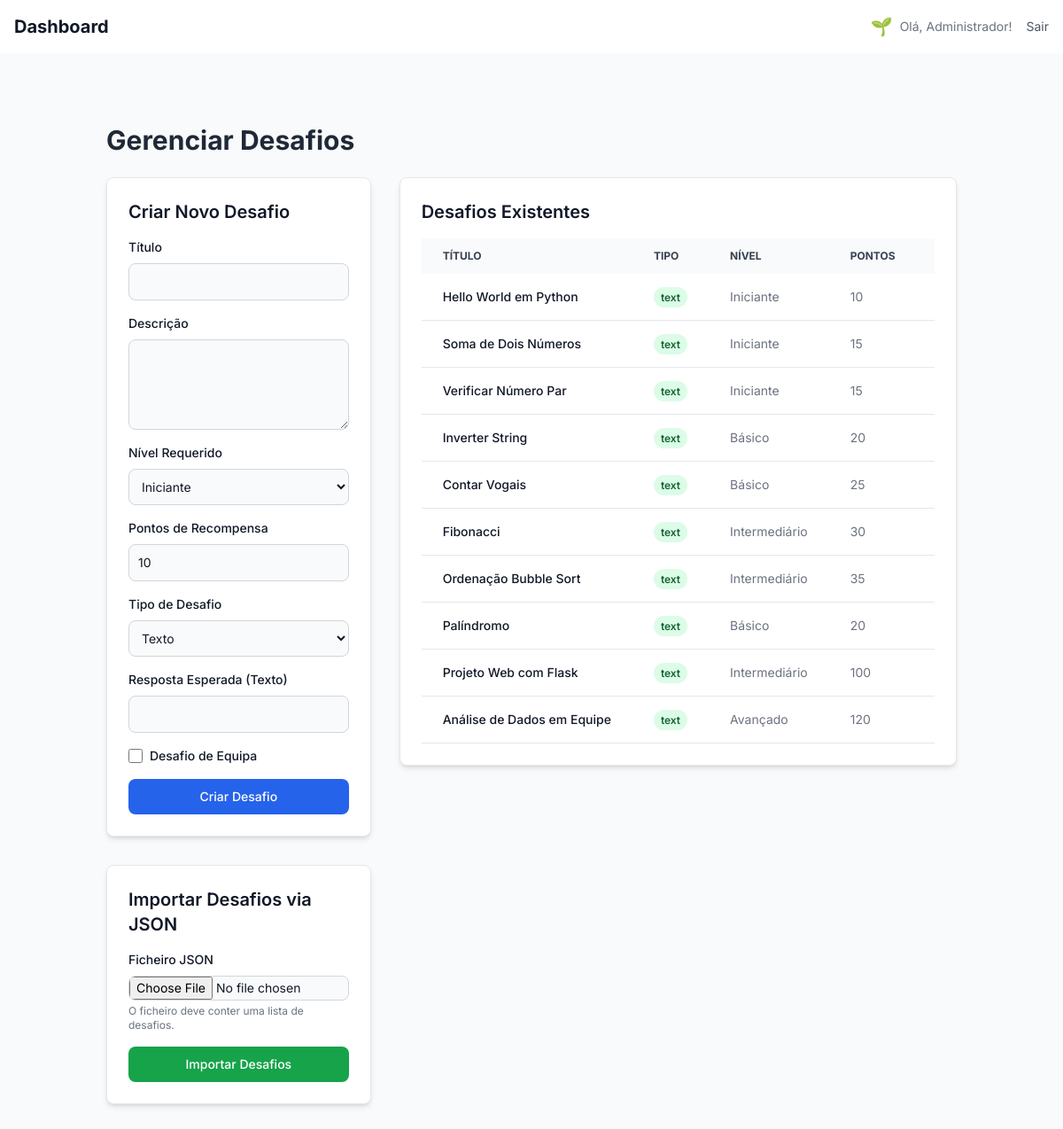
/admin/challenges (signed in), run on the app's committed database.
### app.py (models this page shows)
class Level(db.Model):
    id = db.Column(db.Integer, primary_key=True)
    name = db.Column(db.String(50), unique=True, nullable=False)
    min_points = db.Column(db.Integer, unique=True, nullable=False, index=True)
    insignia = db.Column(db.String(255), nullable=True)  # URL ou emoji

class User(UserMixin, db.Model):
    id = db.Column(db.Integer, primary_key=True)
    name = db.Column(db.String(100), nullable=False)
    email = db.Column(db.String(100), unique=True, nullable=False)
    password = db.Column(db.String(200), nullable=False)
    is_admin = db.Column(db.Boolean, default=False)
    phone = db.Column(db.String(20))
    registered_at = db.Column(db.DateTime, default=datetime.utcnow)
    last_login = db.Column(db.DateTime)
    points = db.Column(db.Integer, default=0)
    level_id = db.Column(db.Integer, db.ForeignKey('level.id'), nullable=True)
    level = db.relationship('Level', backref='users')
    team_id = db.Column(db.Integer, db.ForeignKey('team.id'), nullable=True)
    avatar_url = db.Column(db.String(255), nullable=True)

class Challenge(db.Model):
    id = db.Column(db.Integer, primary_key=True)
    title = db.Column(db.String(200), nullable=False)
    description = db.Column(db.Text, nullable=False)
    expected_answer = db.Column(db.String(500), nullable=False)
    points_reward = db.Column(db.Integer, default=10)
    level_required = db.Column(db.String(50), default='Iniciante')
    is_team_challenge = db.Column(db.Boolean, default=False)
    hint = db.Column(db.Text, nullable=True)
    hint_cost = db.Column(db.Integer, default=5)
    created_at = db.Column(db.DateTime, default=datetime.utcnow)
    challenge_type = db.Column(db.String(50), nullable=False, default='text')
    expected_output = db.Column(db.Text, nullable=True)

### app.py (the view, shortened to what this page needs)
@app.route('/admin/challenges', methods=['GET', 'POST'])
@login_required
def admin_challenges():
    if not current_user.is_admin:
        flash('Acesso negado.', 'error')
        return redirect(url_for('index'))
    form = BaseForm()
    challenges = Challenge.query.all()
    levels = Level.query.all()
    faqs = FAQ.query.all()
    challenge_to_edit = None
    return render_template('admin_challenges.html', challenges=challenges, levels=levels, faqs=faqs, challenge_to_edit=challenge_to_edit, form=form)

### app.py
class BaseForm(FlaskForm):
    csrf_token = HiddenField()

### app.py (called while the page is built)
@login_manager.user_loader
def load_user(user_id):
    return User.query.get(int(user_id))

@app.context_processor
def inject_user_gamification_data():
    if current_user.is_authenticated and current_user.level:
        return dict(user_level_insignia=current_user.level.insignia)
    return dict(user_level_insignia='')

@app.context_processor
def inject_gamification_progress():
    if not current_user.is_authenticated:
        return {}
    progress_data = {'percentage': 0, 'next_level_points': None}
    if current_user.level:
        current_level = current_user.level
        next_level = Level.query.filter(Level.min_points > current_level.min_points).order_by(Level.min_points.asc()).first()
        if next_level:
            points_for_level = next_level.min_points - current_level.min_points
            points_achieved = current_user.points - current_level.min_points
            progress_data['percentage'] = max(0, min(100, (points_achieved / points_for_level) * 100 if points_for_level > 0 else 100))
            progress_data['next_level_points'] = next_level.min_points
        else:
            progress_data['percentage'] = 100
    return dict(progress=progress_data)

### templates/admin_challenges.html (shortened to what this page needs)
{% extends "admin_base.html" %}
{% block content %}
<div class="container mx-auto px-4 py-8">
    <h1 class="text-3xl font-bold text-gray-800 dark:text-white mb-6">Gerenciar Desafios</h1>
    <div class="grid grid-cols-1 lg:grid-cols-3 gap-8">
        <div class="lg:col-span-1 space-y-8">
            <div class="bg-white dark:bg-gray-800 p-6 rounded-lg shadow-md border dark:border-gray-700">
                <h2 class="text-xl font-semibold mb-4 text-gray-900 dark:text-white">Criar Novo Desafio</h2>
                <form method="POST" action="{{ url_for('admin_challenges') }}" id="createChallengeForm">
                    <div class="mb-4">
                        <label for="title" class="block mb-2 text-sm font-medium text-gray-900 dark:text-gray-300">Título</label>
                        <input type="text" id="title" name="title" required class="bg-gray-50 border border-gray-300 text-gray-900 text-sm rounded-lg focus:ring-blue-500 focus:border-blue-500 block w-full p-2.5 dark:bg-gray-700 dark:border-gray-600 dark:placeholder-gray-400 dark:text-white">
                    </div>
                    <div class="mb-4">
                        <label for="description" class="block mb-2 text-sm font-medium text-gray-900 dark:text-gray-300">Descrição</label>
                        <textarea id="description" name="description" rows="4" required class="bg-gray-50 border border-gray-300 text-gray-900 text-sm rounded-lg focus:ring-blue-500 focus:border-blue-500 block w-full p-2.5 dark:bg-gray-700 dark:border-gray-600 dark:placeholder-gray-400 dark:text-white"></textarea>
                    </div>
                    <div class="mb-4">
                        <label for="level_required" class="block mb-2 text-sm font-medium text-gray-900 dark:text-gray-300">Nível Requerido</label>
                        <select id="level_required" name="level_required" class="bg-gray-50 border border-gray-300 text-gray-900 text-sm rounded-lg focus:ring-blue-500 focus:border-blue-500 block w-full p-2.5 dark:bg-gray-700 dark:border-gray-600 dark:text-white">
                            {% for level in levels %}
                            <option value="{{ level.name }}">{{ level.name }}</option>
                            {% endfor %}
                        </select>
                    </div>
                    <div class="mb-4">
                        <label for="points_reward" class="block mb-2 text-sm font-medium text-gray-900 dark:text-gray-300">Pontos de Recompensa</label>
                        <input type="number" id="points_reward" name="points_reward" value="10" required class="bg-gray-50 border border-gray-300 text-gray-900 text-sm rounded-lg focus:ring-blue-500 focus:border-blue-500 block w-full p-2.5 dark:bg-gray-700 dark:border-gray-600 dark:placeholder-gray-400 dark:text-white">
                    </div>
                    <div class="mb-4">
                        <label for="challenge_type" class="block mb-2 text-sm font-medium text-gray-900 dark:text-gray-300">Tipo de Desafio</label>
                        <select id="challenge_type" name="challenge_type" class="bg-gray-50 border border-gray-300 text-gray-900 text-sm rounded-lg focus:ring-blue-500 focus:border-blue-500 block w-full p-2.5 dark:bg-gray-700 dark:border-gray-600 dark:text-white">
                            <option value="text">Texto</option>
                        </select>
                    </div>
                    <div id="answer-text-group" class="mb-4">
                        <label for="expected_answer_text" class="block mb-2 text-sm font-medium text-gray-900 dark:text-gray-300">Resposta Esperada (Texto)</label>
                        <input type="text" id="expected_answer_text" name="expected_answer" class="bg-gray-50 border border-gray-300 text-gray-900 text-sm rounded-lg focus:ring-blue-500 focus:border-blue-500 block w-full p-2.5 dark:bg-gray-700 dark:border-gray-600 dark:placeholder-gray-400 dark:text-white">
                    </div>
                    <div class="flex items-center mb-4">
                        <input id="is_team_challenge" name="is_team_challenge" type="checkbox" class="w-4 h-4 text-blue-600 bg-gray-100 rounded border-gray-300 focus:ring-blue-500 dark:focus:ring-blue-600 dark:ring-offset-gray-800 focus:ring-2 dark:bg-gray-700 dark:border-gray-600">
                        <label for="is_team_challenge" class="ml-2 text-sm font-medium text-gray-900 dark:text-gray-300">Desafio de Equipa</label>
                    </div>
                    <button type="submit" class="w-full text-white bg-blue-600 hover:bg-blue-700 focus:ring-4 focus:outline-none focus:ring-blue-300 font-medium rounded-lg text-sm px-5 py-2.5 text-center dark:bg-blue-600 dark:hover:bg-blue-700 dark:focus:ring-blue-800">Criar Desafio</button>
                </form>
            </div>
            <div class="bg-white dark:bg-gray-800 p-6 rounded-lg shadow-md border dark:border-gray-700">
                <h2 class="text-xl font-semibold mb-4 text-gray-900 dark:text-white">Importar Desafios via JSON</h2>
                <form method="POST" action="{{ url_for('admin_challenges') }}" enctype="multipart/form-data">
                    <div class="mb-4">
                        <label for="challenge_file" class="block mb-2 text-sm font-medium text-gray-900 dark:text-gray-300">Ficheiro JSON</label>
                        <input type="file" name="challenge_file" id="challenge_file" required accept=".json" class="block w-full text-sm text-gray-900 bg-gray-50 rounded-lg border border-gray-300 cursor-pointer dark:text-gray-400 focus:outline-none dark:bg-gray-700 dark:border-gray-600 dark:placeholder-gray-400">
                        <p class="mt-1 text-xs text-gray-500 dark:text-gray-400">O ficheiro deve conter uma lista de desafios.</p>
                    </div>
                    <button type="submit" class="w-full text-white bg-green-600 hover:bg-green-700 focus:ring-4 focus:outline-none focus:ring-green-300 font-medium rounded-lg text-sm px-5 py-2.5 text-center dark:bg-green-600 dark:hover:bg-green-700 dark:focus:ring-green-800">Importar Desafios</button>
                </form>
            </div>
        </div>
        <div class="lg:col-span-2">
             <div class="bg-white dark:bg-gray-800 p-6 rounded-lg shadow-md border dark:border-gray-700">
                <h2 class="text-xl font-semibold mb-4 text-gray-900 dark:text-white">Desafios Existentes</h2>
                <div class="overflow-x-auto relative">
                    <table class="w-full text-sm text-left text-gray-500 dark:text-gray-400">
                        <thead class="text-xs text-gray-700 uppercase bg-gray-50 dark:bg-gray-700 dark:text-gray-400">
                            <tr>
                                <th scope="col" class="py-3 px-6">Título</th>
                                <th scope="col" class="py-3 px-6">Tipo</th>
                                <th scope="col" class="py-3 px-6">Nível</th>
                                <th scope="col" class="py-3 px-6">Pontos</th>
                                <th scope="col" class="py-3 px-6">Ações</th>
                            </tr>
                        </thead>
                        <tbody>
                            {% for challenge in challenges %}
                            <tr class="bg-white border-b dark:bg-gray-800 dark:border-gray-700 hover:bg-gray-50 dark:hover:bg-gray-600">
                                <td class="py-4 px-6 font-medium text-gray-900 whitespace-nowrap dark:text-white">{{ challenge.title }}</td>
                                <td class="py-4 px-6">
                                    <span class="px-2 py-1 text-xs font-semibold rounded-full {{ 'bg-blue-100 text-blue-800 dark:bg-blue-900 dark:text-blue-300' if challenge.challenge_type == 'code' else 'bg-green-100 text-green-800 dark:bg-green-900 dark:text-green-300' }}">
                                        {{ challenge.challenge_type }}
                                    </span>
                                </td>
                                <td class="py-4 px-6">{{ challenge.level_required }}</td>
                                <td class="py-4 px-6">{{ challenge.points_reward }}</td>
                                <td class="py-4 px-6">
                                </td>
                            </tr>
                            {% else %}
                            <tr>
                                <td colspan="5" class="py-4 px-6 text-center text-gray-500">Nenhum desafio criado ainda.</td>
                            </tr>
                            {% endfor %}
                        </tbody>
                    </table>
                </div>
            </div>
        </div>
    </div>
</div>
{% endblock %}

### templates/admin_base.html (shortened to what this page needs)
<!DOCTYPE html>
<html lang="pt-BR">
<head>
    <script src="https://cdn.tailwindcss.com"></script>
    <link href="{{ url_for('static', filename='styles.css') }}" rel="stylesheet">
    <link rel="stylesheet" href="https://cdnjs.cloudflare.com/ajax/libs/font-awesome/6.4.2/css/all.min.css">
</head>
<body class="bg-gray-100 dark:bg-gray-900 text-gray-900 dark:text-gray-100 flex min-h-screen">
    <div class="flex-1 flex flex-col">
        <header class="bg-white dark:bg-gray-800 shadow-sm p-4 flex justify-between items-center">
            <h1 class="text-xl font-bold text-gray-900 dark:text-gray-100">{% block page_title %}Dashboard{% endblock %}
            </h1>
            <div class="flex items-center space-x-4">
                <span class="text-sm text-gray-500 dark:text-gray-400 flex items-center">
                    {% if current_user.is_authenticated and current_user.level and current_user.level.insignia %}
                    {% if 'cloudinary' in current_user.level.insignia %}
                    <img src="{{ current_user.level.insignia }}" alt="{{ current_user.level.name }}"
                        class="w-6 h-6 rounded-full object-cover mr-2">
                    {% else %}
                    <span class="text-xl mr-2">{{ current_user.level.insignia }}</span>
                    {% endif %}
                    {% endif %}
                    Olá, {{ current_user.name }}!
                </span>
                <a href="{{ url_for('logout') }}"
                    class="text-sm text-gray-600 dark:text-gray-400 hover:underline">Sair</a>
            </div>
        </header>
        <main class="flex-1 p-6 bg-gray-50 dark:bg-gray-900/50">
            <div class="container mx-auto px-4 py-6">
                {% block content %}{% endblock %}
            </div>
        </main>
    </div>
</body>
</html>

### static/styles.css (style rules this page uses)
:root { --primary-500: #3b82f6; --primary-600: #2563eb; --success-500: #10b981; --error-500: #ef4444; --bg-light-primary: #f3f4f6; --bg-light-secondary: #ffffff; --bg-light-tertiary: #f9fafb; --text-light-primary: #111827; --text-light-secondary: #6b7280; --border-light: #e5e7eb; --chat-user-bubble-bg: linear-gradient(135deg, #3b82f6, #60a5fa); --chat-bot-bubble-bg: #f3f4f6; --chat-welcome-bubble-bg: #eef2ff; --font-family-base: 'Inter', -apple-system, BlinkMacSystemFont, 'Segoe UI', Roboto, sans-serif; }
*, *::before, *::after { box-sizing: border-box; margin: 0; padding: 0; }
html { scroll-behavior: smooth; }
body { font-family: var(--font-family-base); line-height: 1.6; background-color: var(--bg-light-primary); color: var(--text-light-primary); transition: background-color 0.3s, color 0.3s; }

### data on the page
Level: level.insignia "🌱"
User: name "Administrador"
Challenge: title "Hello World em Python", challenge_type "text", level_required "Iniciante", points_reward "10"
Challenge: title "Soma de Dois Números", challenge_type "text", level_required "Iniciante", points_reward "15"
Challenge: title "Verificar Número Par", challenge_type "text", level_required "Iniciante", points_reward "15"
Challenge: title "Inverter String", challenge_type "text", level_required "Básico", points_reward "20"
Challenge: title "Contar Vogais", challenge_type "text", level_required "Básico", points_reward "25"
Challenge: title "Fibonacci", challenge_type "text", level_required "Intermediário", points_reward "30"
Challenge: title "Ordenação Bubble Sort", challenge_type "text", level_required "Intermediário", points_reward "35"
Challenge: title "Palíndromo", challenge_type "text", level_required "Básico", points_reward "20"
Challenge: title "Projeto Web com Flask", challenge_type "text", level_required "Intermediário", points_reward "100"
Challenge: title "Análise de Dados em Equipe", challenge_type "text", level_required "Avançado", points_reward "120"

### other printed values
form field level_required "Iniciante"
